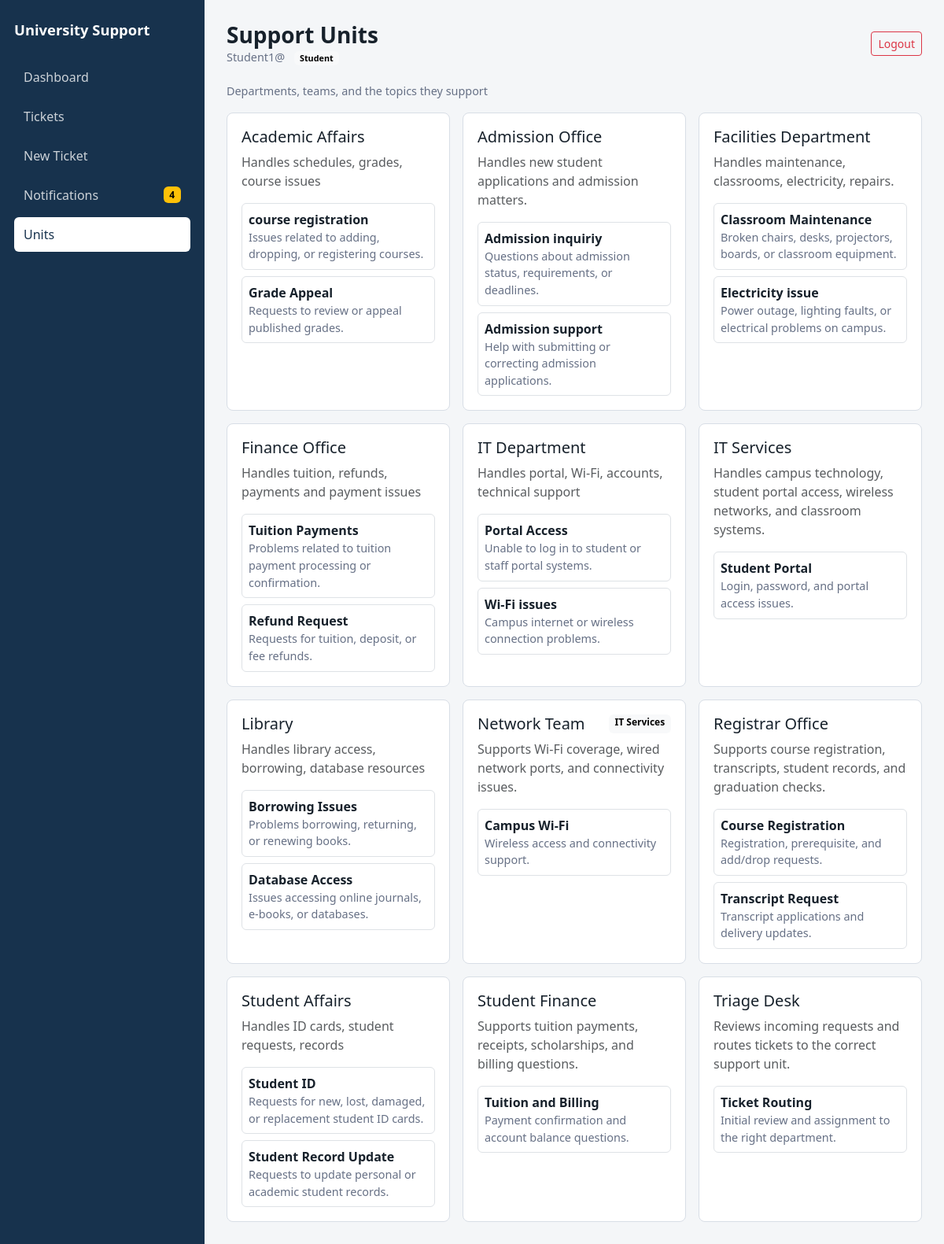
Screenshot of /api/ui/units/ (signed in) with the database file from the repository.
### tickets/models.py (models this page shows, shortened)
class Unit(models.Model):
    name = models.CharField(max_length=255)
    description = models.TextField(blank=True, null=True)
    parent = models.ForeignKey('self', null=True, blank=True, on_delete=models.CASCADE)

class Topic(models.Model):
    unit = models.ForeignKey(Unit, on_delete=models.CASCADE, related_name='topics')
    name = models.CharField(max_length=255)
    description = models.TextField(blank=True, null=True)

### tickets/views.py (the view)
# urls.py: path('ui/units/', views.unit_list_page, name='unit_list_page'),
def unit_list_page(request):
    if not request.user.is_authenticated:
        return redirect('/api/login/')
    units = Unit.objects.prefetch_related('topics').order_by('name')
    return render(request, 'tickets/unit_list.html', {
        'units': units,
        'role': get_user_role(request.user),
    })

### tickets/context_processors.py (called while the page is built)
def notifications(request):
    if request.user.is_authenticated:
        return {
            'unread_notifications_count': request.user.notifications.filter(is_read=False).count()
        }
    return {'unread_notifications_count': 0}

### tickets/views.py (called while the page is built)
def get_user_role(user):
    if not user.is_authenticated:
        return ''
    return user.groups.first().name if user.groups.exists() else ''

### tickets/templates/tickets/unit_list.html (shortened to what this page needs)
{% extends "tickets/base.html" %}
{% block page_title %}Support Units{% endblock %}
{% block content %}
<div class="d-flex justify-content-between align-items-center mb-3">
    <div class="muted-small">Departments, teams, and the topics they support</div>
</div>
{% if units %}
    <div class="row g-3">
        {% for unit in units %}
            <div class="col-md-6 col-xl-4">
                <section class="surface h-100">
                    <div class="d-flex justify-content-between gap-3 mb-2">
                        <h2 class="h5 mb-0">{{ unit.name }}</h2>
                        {% if unit.parent %}
                            <span class="badge text-bg-light">{{ unit.parent.name }}</span>
                        {% endif %}
                    </div>
                    <p class="text-muted">{{ unit.description|default:"No description provided." }}</p>
                    {% if unit.topics.all %}
                        <div class="vstack gap-2">
                            {% for topic in unit.topics.all %}
                                <div class="border rounded p-2">
                                    <div class="fw-semibold">{{ topic.name }}</div>
                                    <div class="muted-small">{{ topic.description|default:"General support topic" }}</div>
                                </div>
                            {% endfor %}
                        </div>
                    {% else %}
                        <p class="mb-0 text-muted">No topics yet.</p>
                    {% endif %}
                </section>
            </div>
        {% endfor %}
    </div>
{% else %}
    <section class="surface">
        <p class="mb-0 text-muted">No units available.</p>
    </section>
{% endif %}
{% endblock %}

### tickets/templates/tickets/base.html (shortened to what this page needs)
<!DOCTYPE html>
<html lang="en">
<head>
    <link href="https://cdn.jsdelivr.net/npm/bootstrap@5.3.0/dist/css/bootstrap.min.css" rel="stylesheet">
</head>
<body>
<div class="app-shell">
    <aside class="sidebar">
        <div class="sidebar-title">University Support</div>
        <nav class="nav flex-column">
            <a href="/api/ui/dashboard/" class="nav-link {% if request.resolver_match.url_name == 'dashboard' %}active{% endif %}">Dashboard</a>
            <a href="/api/ui/tickets/" class="nav-link {% if request.resolver_match.url_name == 'ticket_list_page' %}active{% endif %}">Tickets</a>
            <a href="/api/ui/tickets/create/" class="nav-link {% if request.resolver_match.url_name == 'create_ticket_page' %}active{% endif %}">New Ticket</a>
            {% if request.user.is_authenticated %}
                <a href="/api/ui/notifications/" class="nav-link d-flex align-items-center justify-content-between {% if request.resolver_match.url_name == 'notification_list_page' %}active{% endif %}">
                    <span>Notifications</span>
                    {% if unread_notifications_count %}
                        <span class="badge text-bg-warning">{{ unread_notifications_count }}</span>
                    {% endif %}
                </a>
            {% endif %}
            {% if role != "Unit Staff" %}
                <a href="/api/ui/units/" class="nav-link {% if request.resolver_match.url_name == 'unit_list_page' %}active{% endif %}">Units</a>
            {% endif %}
        </nav>
    </aside>
    <main class="main-panel">
        <div class="topbar">
            <div>
                <h1 class="page-title">{% block page_title %}Dashboard{% endblock %}</h1>
                {% if not hide_user_identity %}
                    <div class="muted-small">
                        {{ request.user.username }}
                        {% if role %}<span class="ms-2 badge text-bg-light">{{ role }}</span>{% endif %}
                    </div>
                {% elif role %}
                    <div class="muted-small">
                        <span class="badge text-bg-light">{{ role }}</span>
                    </div>
                {% endif %}
            </div>
            <form method="post" action="/api/logout/">
                <button type="submit" class="btn btn-outline-danger btn-sm">Logout</button>
            </form>
        </div>
        {% block content %}{% endblock %}
    </main>
</div>
</body>
</html>

### tickets/templates/tickets/base.html (style rules this page uses)
:root { --sidebar: #17324d; --sidebar-active: #ffffff; --page-bg: #f4f6f8; --line: #d8dee6; }
body { background: var(--page-bg); color: #17212b; }
.app-shell { min-height: 100vh; display: grid; grid-template-columns: 260px minmax(0, 1fr); }
.sidebar { background: var(--sidebar); color: #fff; padding: 24px 18px; }
.sidebar-title { font-size: 1.15rem; font-weight: 700; margin-bottom: 24px; }
.sidebar .nav-link { color: rgba(255, 255, 255, 0.78); border-radius: 6px; margin-bottom: 6px; padding: 10px 12px; }
.sidebar .nav-link:hover, .sidebar .nav-link.active { background: var(--sidebar-active); color: #17324d; }
.main-panel { min-width: 0; padding: 28px; }
.topbar { display: flex; align-items: center; justify-content: space-between; gap: 16px; margin-bottom: 22px; }
.page-title { margin: 0; font-size: 1.75rem; font-weight: 700; }
.surface { background: #fff; border: 1px solid var(--line); border-radius: 8px; padding: 18px; }
.muted-small { color: #667085; font-size: 0.9rem; }

### rows the page displays
Unit: name "Academic Affairs", description "Handles schedules, grades, course issues"
Topic: name "course registration", description "Issues related to adding, dropping, or registering courses."
Topic: name "Grade Appeal", description "Requests to review or appeal published grades."
Unit: name "Admission Office", description "Handles new student applications and admission matters."
Topic: name "Admission inquiriy", description "Questions about admission status, requirements, or deadlines."
Topic: name "Admission support", description "Help with submitting or correcting admission applications."
Unit: name "Facilities Department", description "Handles maintenance, classrooms, electricity, repairs."
Topic: name "Classroom Maintenance", description "Broken chairs, desks, projectors, boards, or classroom equipment."
Topic: name "Electricity issue", description "Power outage, lighting faults, or electrical problems on campus."
Unit: name "Finance Office", description "Handles tuition, refunds, payments and payment issues"
Topic: name "Tuition Payments", description "Problems related to tuition payment processing or confirmation."
Topic: name "Refund Request", description "Requests for tuition, deposit, or fee refunds."
Unit: name "IT Department", description "Handles portal, Wi-Fi, accounts, technical support"
Topic: name "Portal Access", description "Unable to log in to student or staff portal systems."
Topic: name "Wi-Fi issues", description "Campus internet or wireless connection problems."
Unit: name "IT Services", description "Handles campus technology, student portal access, wireless networks, and classroom systems."
Topic: name "Student Portal", description "Login, password, and portal access issues."
Unit: name "Library", description "Handles library access, borrowing, database resources"
Topic: name "Borrowing Issues", description "Problems borrowing, returning, or renewing books."
Topic: name "Database Access", description "Issues accessing online journals, e-books, or databases."
Unit: name "Network Team", parent.name "IT Services", description "Supports Wi-Fi coverage, wired network ports, and connectivity issues."
Topic: name "Campus Wi-Fi", description "Wireless access and connectivity support."
Unit: name "Registrar Office", description "Supports course registration, transcripts, student records, and graduation checks."
Topic: name "Course Registration", description "Registration, prerequisite, and add/drop requests."
Topic: name "Transcript Request", description "Transcript applications and delivery updates."
Unit: name "Student Affairs", description "Handles ID cards, student requests, records"
Topic: name "Student ID", description "Requests for new, lost, damaged, or replacement student ID cards."
Topic: name "Student Record Update", description "Requests to update personal or academic student records."
Unit: name "Student Finance", description "Supports tuition payments, receipts, scholarships, and billing questions."
Topic: name "Tuition and Billing", description "Payment confirmation and account balance questions."
Unit: name "Triage Desk", description "Reviews incoming requests and routes tickets to the correct support unit."
Topic: name "Ticket Routing", description "Initial review and assignment to the right department."

### other values shown
{{ unread_notifications_count }} "4"
{{ request.user.username }} "Student1@"
{{ role }} "Student"
